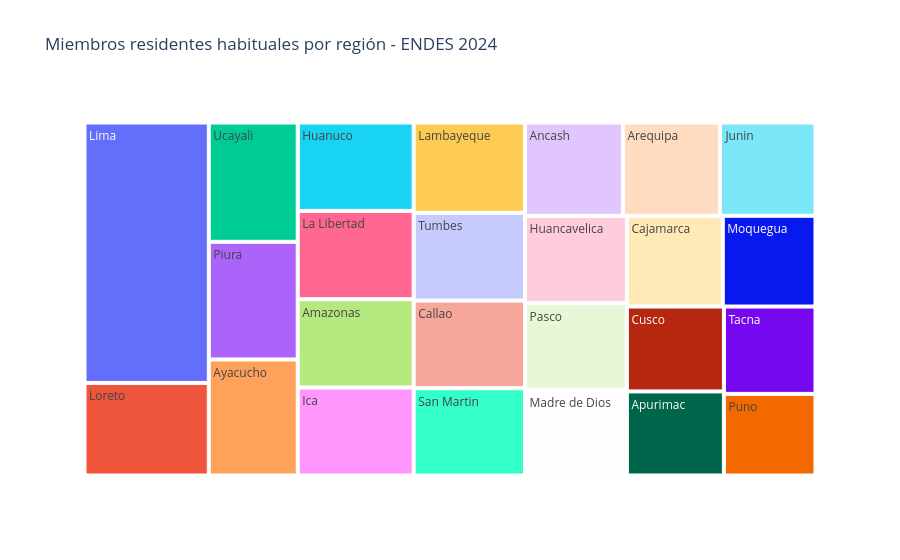

Here is the notebook cell this chart was saved with:
### Code cell
# pasamos ahacer el gráfico

fig = px.treemap(
    residentes_por_region,
    path=["region"],
    values="residentes_habituales",
    title="Miembros residentes habituales por región - ENDES 2024"
)

fig.show()

### Figure 1 — Plotly figure (JSON) as saved in the notebook; plotly's stock layout.template omitted (floating-point values rounded to 4 significant figures)
{"data": [{"branchvalues": "total", "domain": {"x": [0, 1], "y": [0, 1]}, "hovertemplate": "labels=%{label}<br>residentes_habituales=%{value}<br>parent=%{parent}<br>id=%{id}<extra></extra>", "ids": ["Amazonas", "Ancash", "Apurimac", "Arequipa", "Ayacucho", "Cajamarca", "Callao", "Cusco", "Huancavelica", "Huanuco", "Ica", "Junin", "La Libertad", "Lambayeque", "Lima", "Loreto", "Madre de Dios", "Moquegua", "Pasco", "Piura", "Puno", "San Martin", "Tacna", "Tumbes", "Ucayali"], "labels": ["Amazonas", "Ancash", "Apurimac", "Arequipa", "Ayacucho", "Cajamarca", "Callao", "Cusco", "Huancavelica", "Huanuco", "Ica", "Junin", "La Libertad", "Lambayeque", "Lima", "Loreto", "Madre de Dios", "Moquegua", "Pasco", "Piura", "Puno", "San Martin", "Tacna", "Tumbes", "Ucayali"], "name": "", "parents": ["", "", "", "", "", "", "", "", "", "", "", "", "", "", "", "", "", "", "", "", "", "", "", "", ""], "type": "treemap", "values": [5279, 4708, 4207, 4666, 5322, 4487, 5031, 4248, 4592, 5283, 5259, 4600, 5281, 5188, 16692, 5936, 4503, 4338, 4546, 5397, 3855, 5014, 4126, 5041, 5473]}], "layout": {"legend": {"tracegroupgap": 0}, "title": {"text": "Miembros residentes habituales por región - ENDES 2024"}}}
